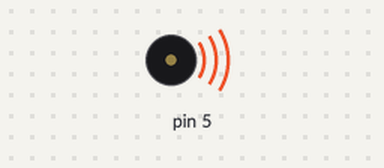
A sketch run on a simulated Arduino Uno, built with avr-gcc and run on an emulated ATmega328P. Shown: buzzer (waves = sounding).

Above: at 0.1 s.
Timing chart, 0 to 1.6 s (numbered marks = the images above):
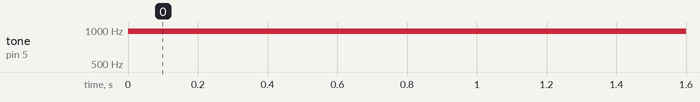

Measured:
- by itself, tone on pin 5: silent → 977 Hz at 0.00 s

The sketch:

beep_playMelody_meow.ino
```cpp
#include "OpenCat.h"

void setup() {
  // put your setup code here, to run once:

}

void loop() {
  // put your main code here, to run repeatedly:
  beep(50,100);
  delay(1000);
  beep(50);
  delay(1000);
}
```

Source omitted: Instinct.h (data table, 21610 bytes), OpenCat.h (22649 bytes)
